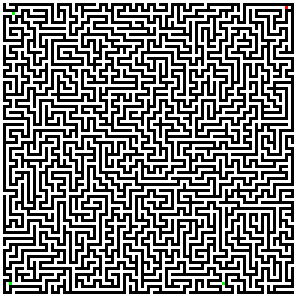
#> input picture maze.png, 100 x 100 px (shown 3 times larger)
$ python main.py
#> lines starting #> are read from the running program, lines starting #| are printed output that depends on the picture
import matplotlib.pyplot as plt
import matplotlib.image as mpimg
import numpy as np
import heapq

#represents a Node for a graph search
#each node is a place in the graph where the direction thru the graphcan be changed
#each node records the path to get to the node so that it can be retraced and colored blue
class Node(object):

    def __init__(self, i, j, val, prev, path):
        self.i = i
        self.j = j
        self.val = val
        self.prev = prev
        self.path = path

    def __lt__(self, other):
        return self.val < other.val

    def getPos(self):
        return (self.i, self.j)

    def getVal(self):
        return self.val

    def updateVal(self, val):
        self.val = val

    def getPrev(self):
        return self.prev

    def getPath(self):
        return self.path


#represents the state of the Maze
#stores the maze image and the coordinates of the first point
#stores the heap that sorts the nodes to perforn Dijsktra's algorithm
#also uses a dictionary to keep track of the nodes
class Maze(object):

    def __init__(self, img):
        self.img = img
        self.starti = -1
        self.startj = -1
        self.heap = []
        self.seenPos = dict()

    #procudure if solution is found
    #retraces the path and prints the path in blue
    def foundSoln(self, iterNode):
        while (iterNode != None):
            (i, j) = iterNode.getPos()
            self.img[i][j] = [0,0,1]
            for loc in iterNode.getPath():
                self.img[loc[0]][loc[1]] = [0,0,1]
            iterNode = iterNode.getPrev()

    def inBounds(self, i , j):
        if (i < 0 or i >= self.img.shape[0] or j < 0 or j >= self.img.shape[1]):
            return False
        return True

    #a pixel is a node iff there is multiple ways to move from that pixel
    def isNode(self, i, j):
        placesToMove = 0
        if (not self.inBounds(i, j)):
            return False
        if ( (i,j) in self.seenPos ):
            return False
        if (self.img[i][j] == [0,0,0]).all():
            return False
        if ( i-1 >= 0):
            if not ((self.img[i-1][j] == [0,0,0]).all()):
                placesToMove = placesToMove+1
        if ( i+1 < self.img.shape[0]):
            if not ((self.img[i+1][j] == [0,0,0]).all()):
                placesToMove = placesToMove+1
        if ( j-1 >= 0):
            if not ((self.img[i][j-1] == [0,0,0]).all()):
                placesToMove = placesToMove+1
        if ( j+1 < self.img.shape[1]):
            if not ((self.img[i][j+1] == [0,0,0]).all()):
                placesToMove = placesToMove+1
        if (placesToMove > 2):
            return True
        else: return False

    #performs the action of moving through the graph
    def move(self, direction, i , j, steps):
        print(str(i) + " " + str(j))
        if (not self.inBounds(i,j)):
            return None
        if ((self.img[i][j] == [0,0,0]).all()):
            return None
        if ((self.img[i][j] == [1,0,0]).all()):
            return None
        if ((self.img[i][j] == [0,1,0]).all()):
            return (i, j, steps)
        if (self.isNode(i, j)):
            return (i, j, steps)
        hasUp = False
        if (i-1 >= 0):
            hasUp = not (self.img[i-1][j] == [0,0,0]).all()
        hasLeft = False
        if (j-1 >= 0):
            hasLeft = not (self.img[i][j-1] == [0,0,0]).all()
        hasRight = False
        if (j+1 < self.img.shape[1]):
            hasRight = not (self.img[i][j+1] == [0,0,0]).all()
        hasDown = False
        if (i+1 < self.img.shape[0]):
            hasDown = not (self.img[i+1][j] == [0,0,0]).all()
        if (direction == "u"):
            if (hasLeft): return self.move("l", i, j-1, steps + [(i,j-1)] )
            if (hasUp): return self.move("u", i-1, j, steps + [(i-1,j)] )
            if (hasRight): return self.move("r", i, j+1, steps + [(i,j+1)] )
        elif (direction == "d"):
            if (hasLeft): return self.move("l", i, j-1, steps + [(i,j-1)] )
            if (hasDown): return self.move("d", i+1, j, steps + [(i+1, j)] )
            if (hasRight): return self.move("r", i, j+1, steps + [(i, j+1)] )
        elif (direction == "l"):
            if (hasLeft): return self.move("l", i, j-1, steps + [(i,j-1)] )
            if (hasDown): return self.move("d", i+1, j, steps + [(i+1, j)] )
            if (hasUp): return self.move("u", i-1, j, steps + [(i-1,j)] )
        elif (direction == "r"):
            if (hasDown): return self.move("d", i+1, j, steps + [(i+1,j)] )
            if (hasUp): return self.move("u", i-1, j, steps + [(i-1,j)] )
            if (hasRight): return self.move("r", i, j+1, steps + [(i,j+1)] )
        else:
            return None

    #finds neighbors of a node by looking in each direction
    def getNeighbors(self, node):
        [i,j] = node.getPos()
        ans = []
        ans.append((self.move("u", i-1, j, [(i-1, j)] )))
        ans.append((self.move("d", i+1, j, [(i+1, j)] )))
        ans.append((self.move("r", i, j+1, [(i, j+1)] )))
        ans.append((self.move("l", i, j-1, [(i, j-1)] )))
        return ans

    #drives the search process
    #finds starting position and performs Dijkstra's algorithm
    #if the solution is found, foundSoln is called on this node
    def search(self):
        for i in range(self.img.shape[0]):
            for j in range(self.img.shape[1]):
                if ((self.img[i,j] == [1,0,0]).all()):
                    starti = i
                    startj = j
        start = Node(starti,startj,0,None, [])
        adjLst = dict()
        adjLst[start] = None
        heap = [start]
        while (len(heap) != 0):
            u = heapq.heappop(heap)
            posu = u.getPos()
            self.seenPos[posu] = True
            neighbors = self.getNeighbors(u)
            for x in range(len(neighbors)):
                if (neighbors[x] != None):
                    (i, j, path) = neighbors[x]
                    v = Node(i, j, pow(2,63)-1, u, path)
                    if (v.getVal() > u.getVal() + len(path)):
                        v.updateVal(u.getVal() + len(path))
                        heapq.heappush(heap, v)
                    if (self.img[i][j] == [0,1,0]).all():
                        self.foundSoln(v)
                        return


def main():

    img = mpimg.imread('maze.png')
#> img is the input picture: shape (100, 100, 3) float32; mean R, G, B 0.52, 0.52, 0.52

    maze = Maze(img)
    maze.search()
#> the loop in search, `while (len(heap) != 0):` made 182 passes

    plt.figure(1)
    plt.imshow(img)
    plt.show()
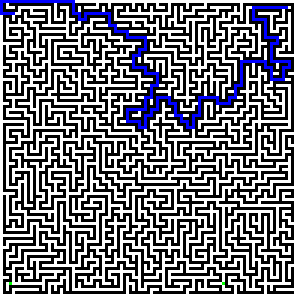
#> shown: shape (100, 100, 3) float32 (shown 3 times larger); mean R, G, B 0.491, 0.492, 0.52

if __name__ == "__main__":
    main()
